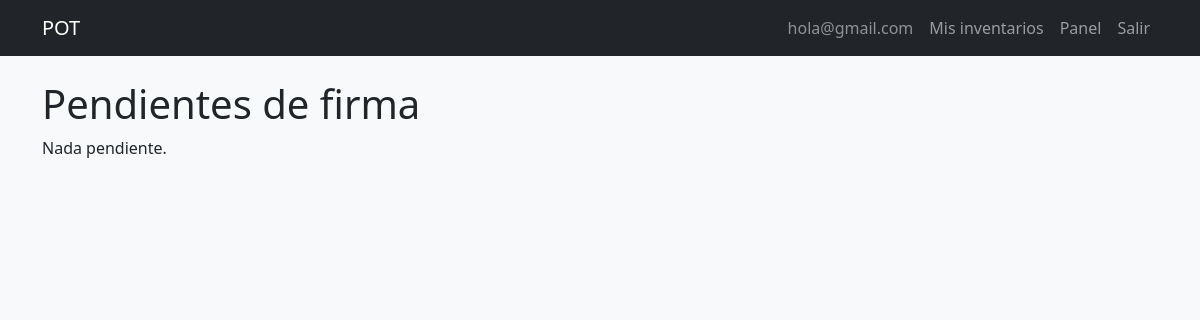
Before: /my-inventories/ (signed in) with the older database file.
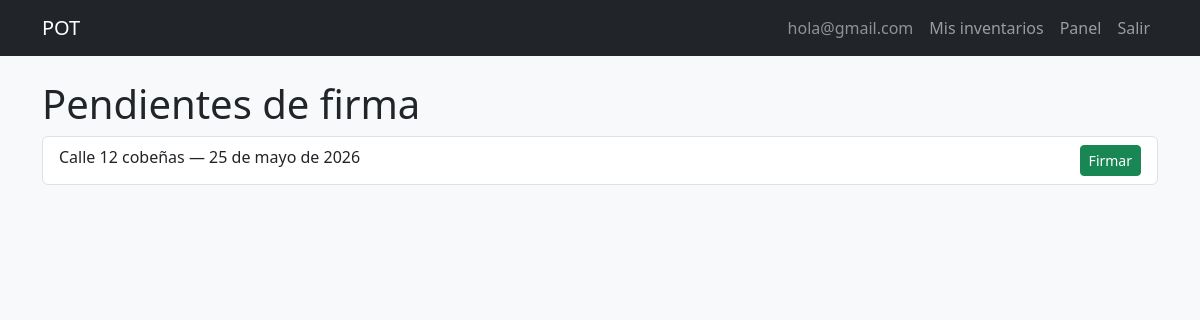
After: the same page with the newer database file.
### pot/models.py (models this page shows, shortened)
class CustomUser(AbstractUser):
    class Role(models.TextChoices):
        ADMIN = 'ADMIN', 'Administrador'
        ASSISTANT = 'ASSISTANT', 'Asistente Administrativo'
        TENANT = 'TENANT', 'Arrendatario'
        TECHNICIAN = 'TECHNICIAN', 'Técnico'
    class DocumentType(models.TextChoices):
        CC = 'CC', 'Cédula de ciudadanía'
        CE = 'CE', 'Cédula de extranjería'
        PASSPORT = 'PASSPORT', 'Pasaporte'
        NIT = 'NIT', 'NIT'
    username = models.CharField(max_length=150, unique=True, blank=True)
    email = models.EmailField(unique=True)
    phone = models.CharField(max_length=20, default='')
    public_code = models.CharField(max_length=20, unique=True, blank=True, null=True)
    document_type = models.CharField(
        max_length=20,
        choices=DocumentType.choices,
        blank=True,
        default='',
    )
    document_number = models.CharField(max_length=30, unique=True, blank=True, null=True)
    avatar = models.ImageField(upload_to='avatars/%Y/%m/', blank=True, null=True, max_length=255)
    role = models.CharField(max_length=20, choices=Role.choices, default=Role.TENANT)
    password_changed = models.BooleanField(default=False)
    password_reset_token = models.CharField(max_length=255, null=True, blank=True)
    password_reset_expires = models.DateTimeField(null=True, blank=True)
    login_attempts = models.PositiveIntegerField(default=0)
    login_locked_until = models.DateTimeField(null=True, blank=True)
    created_at = models.DateTimeField(auto_now_add=True)
    updated_at = models.DateTimeField(auto_now=True)
    USERNAME_FIELD = 'email'
    REQUIRED_FIELDS = []
    objects = CustomUserManager()
    class Meta:
        ordering = ['-created_at']
    def is_staff_operative(self):
        return self.role in (self.Role.ADMIN, self.Role.ASSISTANT)

class Inventory(models.Model):
    class Type(models.TextChoices):
        INITIAL = 'INITIAL', 'Inicial'
        FINAL = 'FINAL', 'Final'
    class Status(models.TextChoices):
        IN_PROGRESS = 'IN_PROGRESS', 'En registro'
        PENDING_SIGNATURE = 'PENDING_SIGNATURE', 'Pendiente de firma'
        PENDING_APPROVAL = 'PENDING_APPROVAL', 'Pendiente de aprobación'
        OBSERVATIONS_PENDING = 'OBSERVATIONS_PENDING', 'Observaciones pendientes'
        ACCEPTED = 'ACCEPTED', 'Aceptado'
        CLOSED = 'CLOSED', 'Cerrado'
    property = models.ForeignKey(Property, on_delete=models.CASCADE, related_name='inventories')
    tenant = models.ForeignKey(
        CustomUser,
        on_delete=models.CASCADE,
        related_name='inventories_as_tenant',
        limit_choices_to={'role': CustomUser.Role.TENANT},
    )
    inventory_type = models.CharField(max_length=10, choices=Type.choices)
    status = models.CharField(max_length=30, choices=Status.choices, default=Status.IN_PROGRESS)
    delivery_date = models.DateField()
    observations = models.TextField(blank=True, null=True)
    signed_at = models.DateTimeField(null=True, blank=True)
    signed_by = models.ForeignKey(
        CustomUser,
        on_delete=models.SET_NULL,
        null=True,
        blank=True,
        related_name='inventories_signed',
    )
    signature_token = models.CharField(max_length=255, blank=True, null=True)
    created_at = models.DateTimeField(auto_now_add=True)
    created_by = models.ForeignKey(
        CustomUser,
        on_delete=models.SET_NULL,
        null=True,
        blank=True,
        related_name='inventories_created',
    )
    updated_at = models.DateTimeField(auto_now=True)
    class Meta:
        ordering = ['-created_at']
        unique_together = ('property', 'tenant', 'inventory_type')

class Property(models.Model):
    class Type(models.TextChoices):
        APARTMENT = 'APARTMENT', 'Apartamento'
        HOUSE = 'HOUSE', 'Casa'
        LOCAL = 'LOCAL', 'Local comercial'
        WAREHOUSE = 'WAREHOUSE', 'Bodega'
    class Status(models.TextChoices):
        AVAILABLE = 'AVAILABLE', 'Disponible'
        RENTED = 'RENTED', 'Arrendado'
        MAINTENANCE = 'MAINTENANCE', 'En mantenimiento'
    code = models.CharField(max_length=20, unique=True)
    address = models.CharField(max_length=255, unique=True)
    city = models.CharField(max_length=100, blank=True, default='')
    building_name = models.CharField(max_length=150, blank=True, default='')
    unit_label = models.CharField(max_length=50, blank=True, default='')
    cover_image = models.ImageField(upload_to='properties/covers/%Y/%m/', blank=True, null=True, max_length=255)
    type = models.CharField(max_length=20, choices=Type.choices)
    owner_name = models.CharField(max_length=150)
    status = models.CharField(max_length=20, choices=Status.choices, default=Status.AVAILABLE)
    price = models.DecimalField(max_digits=12, decimal_places=2, default=0)
    rooms = models.IntegerField(null=True, blank=True)
    bathrooms = models.IntegerField(null=True, blank=True)
    living_rooms = models.IntegerField(null=True, blank=True)
    kitchens = models.IntegerField(null=True, blank=True)
    garages = models.IntegerField(null=True, blank=True)
    is_commercial = models.BooleanField(default=False)
    in_complex = models.BooleanField(default=False)
    admin_included = models.BooleanField(default=False)
    admin_value = models.DecimalField(max_digits=12, decimal_places=2, null=True, blank=True)
    google_maps_link = models.CharField(max_length=1000, null=True, blank=True)
    description = models.TextField(blank=True, null=True)
    observations = models.TextField(blank=True, null=True)
    created_at = models.DateTimeField(auto_now_add=True)
    updated_at = models.DateTimeField(auto_now=True)
    created_by = models.ForeignKey(
        CustomUser,
        on_delete=models.SET_NULL,
        null=True,
        blank=True,
        related_name='properties_created',
    )
    class Meta:
        ordering = ['-created_at']
        verbose_name_plural = 'properties'

### pot/views.py (the view)
# urls.py: path('my-inventories/', views.InventoryTenantListView.as_view(), name='my_inventories'),
class InventoryTenantListView(LoginRequiredMixin, UserPassesTestMixin, View):
    def test_func(self):
        return self.request.user.role == CustomUser.Role.TENANT
    def get(self, request):
        qs = Inventory.objects.filter(
            tenant=request.user,
            status=Inventory.Status.PENDING_SIGNATURE,
        ).select_related('property')
        return render(request, 'inventory/my_inventories.html', {'inventories': qs})

### templates/inventory/my_inventories.html (shortened to what this page needs)
{% extends 'base.html' %}
{% block content %}
<h1>Pendientes de firma</h1>
{% if not inventories %}<p>Nada pendiente.</p>{% else %}
<ul class="list-group">{% for i in inventories %}
<li class="list-group-item">{{ i.property.address }} — {{ i.created_at|date }}
<a href="{% url 'pot:inventory_sign' i.id %}" class="btn btn-sm btn-success float-end">Firmar</a></li>
{% endfor %}</ul>
{% endif %}
{% endblock %}

### templates/base.html (shortened to what this page needs)
{% load static %}
<!DOCTYPE html>
<html lang="es">
<head>
    <link href="https://cdn.jsdelivr.net/npm/bootstrap@5.3.3/dist/css/bootstrap.min.css" rel="stylesheet">
    <link rel="stylesheet" href="{% static 'css/style.css' %}">
</head>
<body class="bg-light">
<nav class="navbar navbar-expand-lg navbar-dark bg-dark mb-4">
    <div class="container">
        <a class="navbar-brand" href="{% if not user.is_authenticated %}{% url 'pot:login' %}{% elif user.role == 'TENANT' %}{% url 'pot:dashboard_tenant' %}{% else %}{% url 'pot:dashboard_staff' %}{% endif %}">POT</a>
        <div class="navbar-nav ms-auto">
            {% if user.is_authenticated %}
                <span class="nav-link text-white-50">{{ user.email }}</span>
                {% if user.role == 'TENANT' %}
                    <a class="nav-link" href="{% url 'pot:my_inventories' %}">Mis inventarios</a>
                    <a class="nav-link" href="{% url 'pot:dashboard_tenant' %}">Panel</a>
                {% endif %}
                <a class="nav-link" href="{% url 'pot:logout' %}">Salir</a>
            {% else %}
                <a class="nav-link" href="{% url 'pot:login' %}">Entrar</a>
            {% endif %}
        </div>
    </div>
</nav>
<main class="container pb-5">
    {% block content %}{% endblock %}
</main>
</body>
</html>

Changed rows visible on the page:
added Inventory: property.address "Calle 12 cobeñas", created_at "25 de mayo de 2026"
Other visible differences:
text no longer shown: "Nada pendiente."
